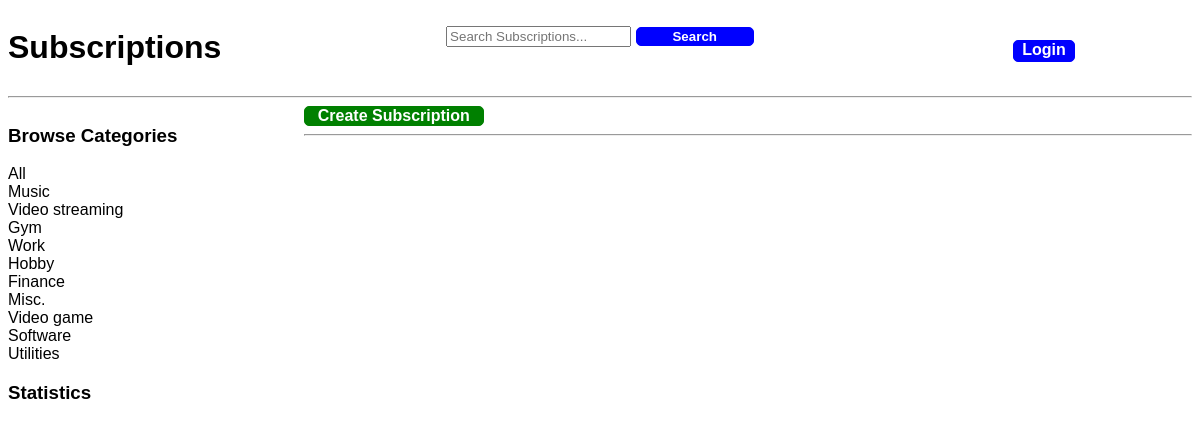
The page / on the database its author committed.
### base/models.py (models this page shows, shortened)
class Category(models.Model):
    name = models.CharField(max_length=200)

### base/views.py (the view)
# urls.py: path('', views.home, name='home'),
def home(request):
    query = request.GET.get('q') if request.GET.get('q') is not None else ''
    subscriptions = Subscription.objects.filter(
        Q(category__name__icontains=query) |
        Q(provider__icontains=query) |
        Q(service__icontains=query)
    )
    categories = Category.objects.all()
    subscriptions_count = subscriptions.count()
    context = {'subscriptions': subscriptions, 'categories': categories,
               'subscriptions_count': subscriptions_count}
    return render(request, 'base/home.html', context)

### base/templates/base/home.html (shortened to what this page needs)
{% extends 'main.html' %}
{% load static %}
{% block content %}
<link rel="stylesheet" href="{% static 'styles.css' %}">
    <div class="home-container">
    <div>
        <h3>Browse Categories</h3>
    <div>
        <a class="quiet-link" href="{% url 'home' %}">All</a>
    </div>
        {% for category in categories %}
            <div>
                <a class="quiet-link" href="{% url 'home' %}?q={{ category.name }}">{{ category.name }}</a>
            </div>
        {% endfor %}
    <div>
        <a class="quiet-link" href="{% url 'statistics' %}"><h3>Statistics</h3></a>
    </div>
    </div>
    <div>
        <a class="create-sub-text green-button" href="{% url 'create-subscription' %}">Create Subscription</a>
    <hr>
    </div>
    </div>
{% endblock  %}

### base/static/styles.css (style rules this page uses)
a:link { text-decoration: none; }
.quiet-link { color: black; }
.home-container { display: grid; grid-template-columns: 1fr 3fr; }
* { font-family: Arial, sans-serif; }
.create-sub-text { display: block; margin: 3% 0; }
.green-button { background-color: green; color: white; font-weight: bold; text-align: center; border-radius: 5px; display: inline-block; border: 1px solid green; transition: background-color 0.2s, color 0.2s; cursor: pointer; text-decoration: none; vertical-align: middle; width: 20%; margin: 0 auto; }

### rows shown on the page
Category: name "Music"
Category: name "Video streaming"
Category: name "Gym"
Category: name "Work"
Category: name "Hobby"
Category: name "Finance"
Category: name "Misc."
Category: name "Video game"
Category: name "Software"
Category: name "Utilities"
